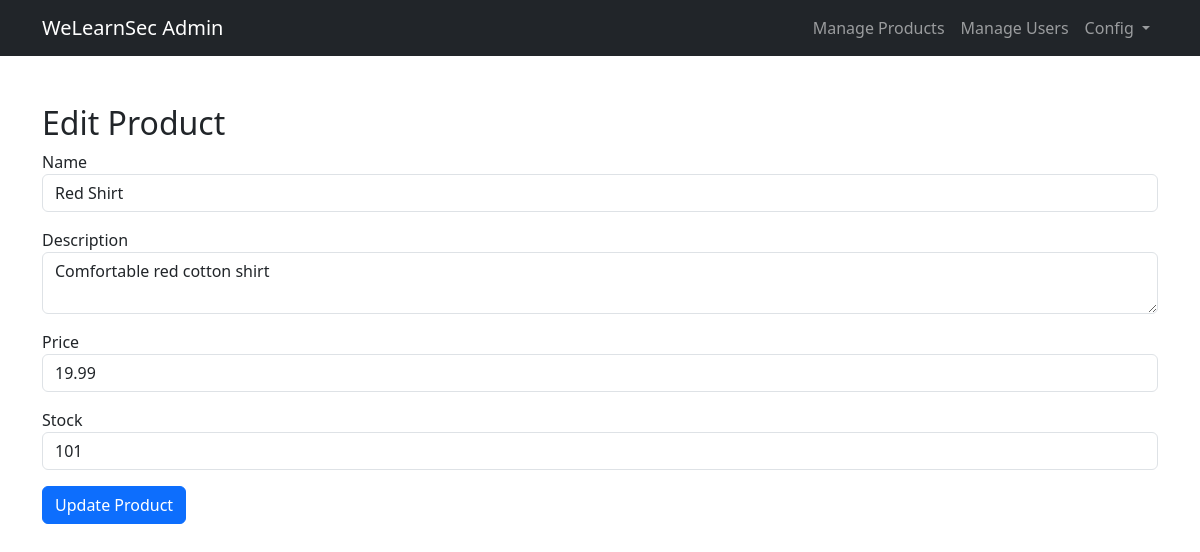
Screenshot of /admin/edit_product.php?id=1 with the database file from the repository.
### tables this page shows
CREATE TABLE `products` (
  `id` int(11) NOT NULL,
  `name` varchar(100) DEFAULT NULL,
  `description` text DEFAULT NULL,
  `price` decimal(10,2) DEFAULT NULL,
  `stock` int(11) DEFAULT 0,
  `likes` int(11) DEFAULT 0
);

### admin/edit_product.php (the view, shortened to what this page needs)
<?php
require_once '../includes/config.php';
$id = $_GET['id'] ?? 0;
$result = $conn->query("SELECT * FROM products WHERE id=$id");
$row = $result->fetch_assoc();
?>
<!DOCTYPE html>
<html lang="en">
<head>
  <link href="https://cdn.jsdelivr.net/npm/bootstrap@5.3.0/dist/css/bootstrap.min.css" rel="stylesheet">
</head>
<body>
<?php include '../includes/admin_navbar.php'; ?>
  <div class="container mt-5">
    <h2>Edit Product</h2>
    <form method="post">
      <div class="mb-3">
        <label>Name</label>
        <input name="name" value="<?= $row['name'] ?>" class="form-control">
      </div>
      <div class="mb-3">
        <label>Description</label>
        <textarea name="description" class="form-control"><?= $row['description'] ?></textarea>
      </div>
      <div class="mb-3">
        <label>Price</label>
        <input name="price" value="<?= $row['price'] ?>" class="form-control">
      </div>
      <div class="mb-3">
        <label>Stock</label>
        <input name="stock" value="<?= $row['stock'] ?>" class="form-control">
      </div>
      <button class="btn btn-primary">Update Product</button>
    </form>
  </div>
</body>
</html>

### rows the page displays
products: name "Red Shirt", description "Comfortable red cotton shirt", price "19.99", stock "101"
